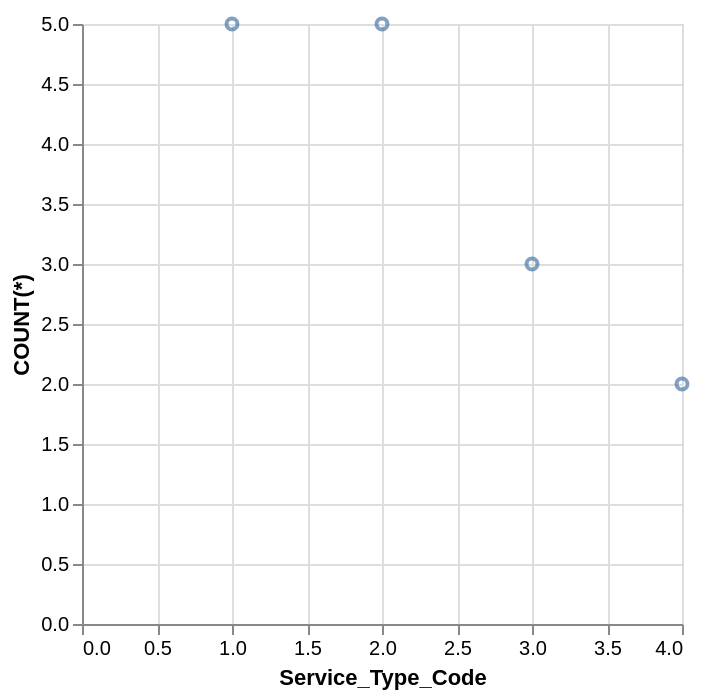

Source (Vega-Lite JSON):
### Vega-Lite specification from a JSON file in a GitHub repository (floating-point values rounded to 4 significant figures)
{"data": {"values": [{"x_data": 1, "y_data": 5}, {"x_data": 2, "y_data": 5}, {"x_data": 3, "y_data": 3}, {"x_data": 4, "y_data": 2}]}, "mark": "point", "encoding": {"x": {"field": "x_data", "type": "quantitative", "title": "Service_Type_Code"}, "y": {"field": "y_data", "type": "quantitative", "title": "COUNT(*)"}}}
